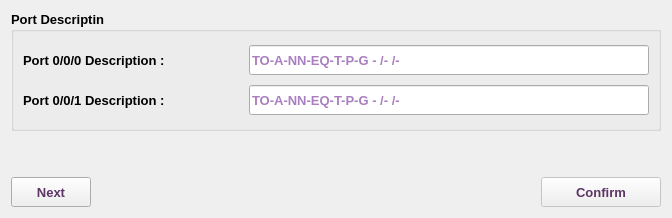
     <widget class="QWidget" name="tab_3">
      <attribute name="title">
       <string>desc</string>
      </attribute>
      <layout class="QVBoxLayout" name="verticalLayout_6">
       <item>
        <widget class="QGroupBox" name="portDescGB">
         <property name="minimumSize">
          <size>
           <width>0</width>
           <height>120</height>
          </size>
         </property>
         <property name="font">
          <font>
           <family>Tahoma</family>
           <pointsize>10</pointsize>
           <weight>75</weight>
           <bold>true</bold>
          </font>
         </property>
         <property name="title">
          <string>Port Descriptin</string>
         </property>
         <layout class="QVBoxLayout" name="verticalLayout_2">
          <item>
           <layout class="QHBoxLayout" name="horizontalLayout_42">
            <item>
             <widget class="QLabel" name="label_70">
              <property name="minimumSize">
               <size>
                <width>220</width>
                <height>30</height>
               </size>
              </property>
              <property name="maximumSize">
               <size>
                <width>220</width>
                <height>30</height>
               </size>
              </property>
              <property name="font">
               <font>
                <family>Tahoma</family>
                <pointsize>10</pointsize>
                <weight>75</weight>
                <bold>true</bold>
               </font>
              </property>
              <property name="text">
               <string>Port 0/0/0 Description :</string>
              </property>
             </widget>
            </item>
            <item>
             <widget class="QLineEdit" name="desc0LE">
              <property name="sizePolicy">
               <sizepolicy hsizetype="Expanding" vsizetype="Preferred">
                <horstretch>0</horstretch>
                <verstretch>0</verstretch>
               </sizepolicy>
              </property>
              <property name="minimumSize">
               <size>
                <width>400</width>
                <height>30</height>
               </size>
              </property>
              <property name="maximumSize">
               <size>
                <width>6000</width>
                <height>30</height>
               </size>
              </property>
              <property name="font">
               <font>
                <family>Tahoma</family>
                <pointsize>10</pointsize>
                <weight>75</weight>
                <bold>true</bold>
               </font>
              </property>
              <property name="styleSheet">
               <string notr="true">color: rgb(85, 0, 127);</string>
              </property>
              <property name="placeholderText">
               <string>TO-A-NN-EQ-T-P-G - /- /-</string>
              </property>
             </widget>
            </item>
           </layout>
          </item>
          <item>
           <layout class="QHBoxLayout" name="horizontalLayout_52">
            <item>
             <widget class="QLabel" name="label_71">
              <property name="minimumSize">
               <size>
                <width>220</width>
                <height>30</height>
               </size>
              </property>
              <property name="maximumSize">
               <size>
                <width>220</width>
                <height>30</height>
               </size>
              </property>
              <property name="font">
               <font>
                <family>Tahoma</family>
                <pointsize>10</pointsize>
                <weight>75</weight>
                <bold>true</bold>
               </font>
              </property>
              <property name="text">
               <string>Port 0/0/1 Description :</string>
              </property>
             </widget>
            </item>
            <item>
             <widget class="QLineEdit" name="desc1LE">
              <property name="sizePolicy">
               <sizepolicy hsizetype="Expanding" vsizetype="Preferred">
                <horstretch>0</horstretch>
                <verstretch>0</verstretch>
               </sizepolicy>
              </property>
              <property name="minimumSize">
               <size>
                <width>400</width>
                <height>30</height>
               </size>
              </property>
              <property name="maximumSize">
               <size>
                <width>6000</width>
                <height>30</height>
               </size>
              </property>
              <property name="font">
               <font>
                <family>Tahoma</family>
                <pointsize>10</pointsize>
                <weight>75</weight>
                <bold>true</bold>
               </font>
              </property>
              <property name="styleSheet">
               <string notr="true">color: rgb(85, 0, 127);</string>
              </property>
              <property name="placeholderText">
               <string>TO-A-NN-EQ-T-P-G - /- /-</string>
              </property>
             </widget>
            </item>
           </layout>
          </item>
         </layout>
        </widget>
       </item>
       <item>
        <spacer name="verticalSpacer">
         <property name="orientation">
          <enum>Qt::Vertical</enum>
         </property>
         <property name="sizeHint" stdset="0">
          <size>
           <width>20</width>
           <height>40</height>
          </size>
         </property>
        </spacer>
       </item>
       <item>
        <layout class="QHBoxLayout" name="horizontalLayout">
         <item>
          <widget class="QPushButton" name="descBackBtn">
           <property name="sizePolicy">
            <sizepolicy hsizetype="Preferred" vsizetype="Preferred">
             <horstretch>0</horstretch>
             <verstretch>0</verstretch>
            </sizepolicy>
           </property>
           <property name="minimumSize">
            <size>
             <width>80</width>
             <height>30</height>
            </size>
           </property>
           <property name="maximumSize">
            <size>
             <width>200</width>
             <height>30</height>
            </size>
           </property>
           <property name="font">
            <font>
             <family>Tahoma</family>
             <pointsize>10</pointsize>
             <weight>75</weight>
             <bold>true</bold>
            </font>
           </property>
           <property name="styleSheet">
            <string notr="true">color: rgb(92, 53, 102);</string>
           </property>
           <property name="text">
            <string>Next</string>
           </property>
           <property name="icon">
            <iconset resource="../../../../../image.qrc">
             <normaloff>:/Image/back.png</normaloff>:/Image/back.png</iconset>
           </property>
          </widget>
         </item>
         <item>
          <spacer name="horizontalSpacer">
           <property name="font">
            <font>
             <family>Tahoma</family>
             <pointsize>10</pointsize>
            </font>
           </property>
           <property name="orientation">
            <enum>Qt::Horizontal</enum>
           </property>
           <property name="sizeHint" stdset="0">
            <size>
             <width>40</width>
             <height>20</height>
            </size>
           </property>
          </spacer>
         </item>
         <item>
          <widget class="QPushButton" name="okBtn">
           <property name="enabled">
            <bool>false</bool>
           </property>
           <property name="sizePolicy">
            <sizepolicy hsizetype="Preferred" vsizetype="Preferred">
             <horstretch>0</horstretch>
             <verstretch>0</verstretch>
            </sizepolicy>
           </property>
           <property name="minimumSize">
            <size>
             <width>120</width>
             <height>30</height>
            </size>
           </property>
           <property name="maximumSize">
            <size>
             <width>200</width>
             <height>30</height>
            </size>
           </property>
           <property name="font">
            <font>
             <family>Tahoma</family>
             <pointsize>10</pointsize>
             <weight>75</weight>
             <bold>true</bold>
            </font>
           </property>
           <property name="styleSheet">
            <string notr="true">color: rgb(92, 53, 102);</string>
           </property>
           <property name="text">
            <string>Confirm</string>
           </property>
           <property name="icon">
            <iconset resource="../../../../../image.qrc">
             <normaloff>:/Image/plan.png</normaloff>:/Image/plan.png</iconset>
           </property>
           <property name="iconSize">
            <size>
             <width>20</width>
             <height>20</height>
            </size>
           </property>
          </widget>
         </item>
        </layout>
       </item>
      </layout>
     </widget>
